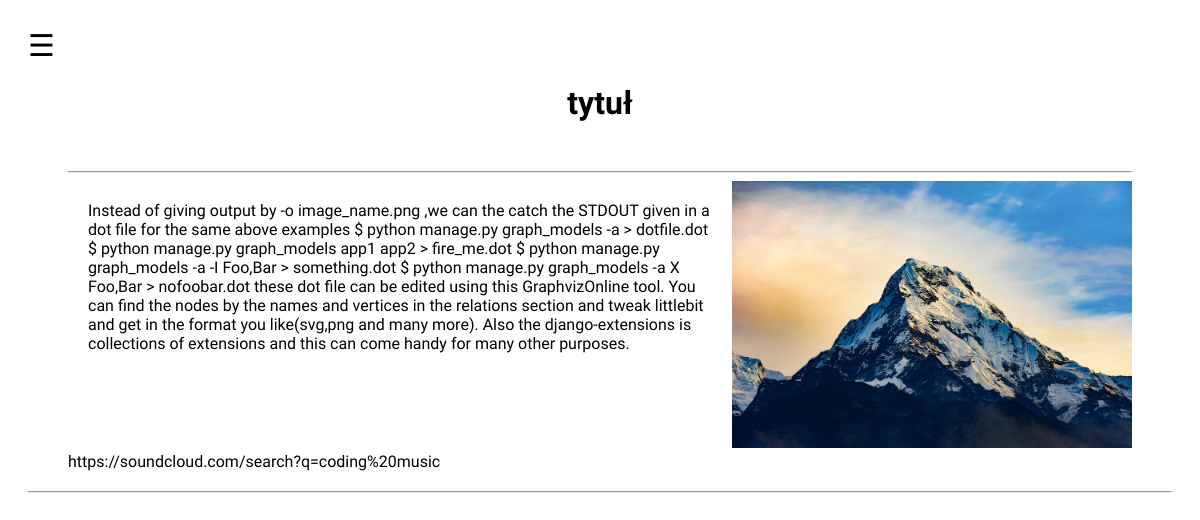
The page /publications/1/ on the database its author committed.
### web/models.py (models this page shows, shortened)
class Publication(models.Model):
    tittle = models.CharField(max_length=200)
    text = models.TextField()
    image = models.FileField(upload_to='media_cdn', default=None, blank=True)
    link = models.CharField(max_length=200, blank=True)
    data = models.DateTimeField(auto_now=False, auto_now_add=True)

### web/views.py (the view)
# urls.py: path('publications/<int:id>/', views.publications_detail, name='publications_detail'),
def publications_detail(request, id):
    publications = get_object_or_404(Publication, id=id)
    context = {
        'publication':publications
    }
    return render(request, 'publications_detail.html', context)

### templates/publications_detail.html (shortened to what this page needs)
{% extends 'base.html' %}
{% load static %}
{% block content %}
<div class="publications-main">
    <h1 id="publ-tittle">{{ publication.tittle }}</h1><br>
    <hr>
    <section class="publication-content">
        <div class="publication-text">
            {{  publication.text}}
        </div>
        <aside>
            {% if publication.image %}
                <img id="publ-img" src="{{ publication.image.url }}"/><br>
            {% endif %}
        </aside>
    </section>
    <a href="{{ publication.link }}">{{ publication.link }}</a>
</div>
<hr>
{% endblock content %}

### templates/base.html (shortened to what this page needs)
{% load static %}
<!DOCTYPE html>
<html lang="en">
<head>
    <link rel="stylesheet" href="{% static 'portfolio/style.css'%}">
</head>
<body>
    <div class="base">
            <span style="font-size:30px;cursor:pointer" onclick="openNav()" id='icon'>&#9776;</span>
        {% block content %}
        {% endblock %}
    </div>
</body>
</html>

### static/portfolio/style.css (style rules this page uses)
body { font-family: 'Brygada 1918', sans-serif; }
a { text-decoration: none; color: black; }
.base { padding: 20px; }
.publications-main { margin: 20px; margin-left: 40px; margin-right: 40px; }
#publ-tittle { text-align: center; }
.publication-content { display: flex; }
.publication-text { padding: 20px; }
#publ-img { max-width: 400px; }

### rows shown on the page
Publication: tittle "tytuł", text "Instead of giving output by -o image_name.png ,we can the catch the STDOUT given in a dot file for the same above examples $ python manage.py graph_models -a > dotfile.dot $ python manage.py graph_models app1 app2 > fire_me.dot $ python manage.py graph_models -a -I Foo,Bar > something.dot $ python manage.py graph_models -a X Foo,Bar > nofoobar.dot these dot file can be edited using this GraphvizOnline tool. You can find the nodes by the names and vertices in the relations section and tweak littlebit and get in the format you like(svg,png and many more). Also the django-extensions is collections of extensions and this can come handy for many other purposes.", image (picture), link "https://soundcloud.com/search?q=coding%20music"
